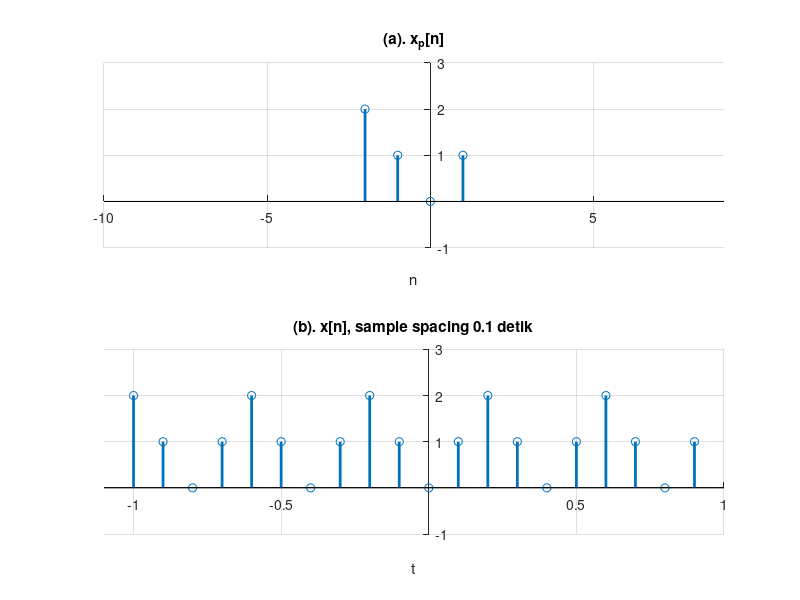

The MATLAB script that drew this image:
clear all; close all; clc

n = -2:1:1; sample_spacing = 0.1;
I = 5; % Jumlah perulangan periodik
All = I*length(n); 

xn = [];
for i = 1:length(n)
  if(n(i)<0) xn(i) = -n(i); else xn(i) = n(i); end
end


subplot(2,1,1); stem(n,xn,"LineWidth",2); set(gca,"box","off")
set(gca,"yaxislocation","origin");set(gca,"xaxislocation","origin")
title("(a). x_p[n]");xlabel("n"); grid on
ylim([min(xn)-1 max(xn)+1]); xlim([-(All/2) (All/2)-1])

xna = [];na = [];
for i2=1:I
  for i3 = 1:length(xn) xna(i3,i2) = xn(i3);na(i3,i2) = n(i3);
end end

A = []; mid = ceil(I/2);
for i = 1:mid-1
    na(:,(mid-i)) = na(:,(mid-i+1))-length(n);
    na(:,(mid+i)) = na(:,(mid+i-1))+length(n); 
end

xna_a = reshape(xna,1,All); na_a = reshape(na,1,All);
na_t = na_a*sample_spacing;

subplot(2,1,2)
stem(na_t,xna_a,"LineWidth",2); set(gca,"box","off")
set(gca,"yaxislocation","origin");set(gca,"xaxislocation","origin")
title("(b). x[n], sample spacing 0.1 detik"); xlabel("t"); grid on
ylim([min(xna_a)-1 max(xna_a)+1]); 
xlim([min(na_t)-sample_spacing max(na_t)+sample_spacing]);
